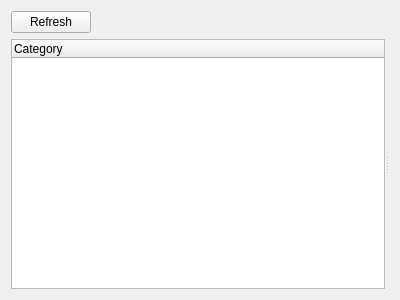
<?xml version="1.0" encoding="UTF-8"?>
<ui version="4.0">
 <class>CameraAdvancedParamsWidget</class>
 <widget class="QWidget" name="CameraAdvancedParamsWidget">
  <property name="geometry">
   <rect>
    <x>0</x>
    <y>0</y>
    <width>400</width>
    <height>300</height>
   </rect>
  </property>
  <layout class="QVBoxLayout" name="verticalLayout" stretch="0,1">
   <item>
    <layout class="QHBoxLayout" name="horizontalLayout" stretch="0,0,1">
     <item>
      <widget class="QPushButton" name="loadButton">
       <property name="text">
        <string>Refresh</string>
       </property>
      </widget>
     </item>
     <item>
      <spacer name="horizontalSpacer">
       <property name="orientation">
        <enum>Qt::Horizontal</enum>
       </property>
       <property name="sizeHint" stdset="0">
        <size>
         <width>40</width>
         <height>20</height>
        </size>
       </property>
      </spacer>
     </item>
     <item>
      <widget class="QnProgressWidget" name="progressWidget" native="true"/>
     </item>
    </layout>
   </item>
   <item>
    <widget class="QSplitter" name="splitter">
     <property name="orientation">
      <enum>Qt::Horizontal</enum>
     </property>
     <property name="childrenCollapsible">
      <bool>false</bool>
     </property>
     <widget class="QTreeWidget" name="groupsWidget">
      <column>
       <property name="text">
        <string>Category</string>
       </property>
      </column>
     </widget>
     <widget class="QStackedWidget" name="contentsWidget"/>
    </widget>
   </item>
  </layout>
 </widget>
 <customwidgets>
  <customwidget>
   <class>QnProgressWidget</class>
   <extends>QWidget</extends>
   <header location="global">ui/widgets/common/progress_widget.h</header>
   <container>1</container>
  </customwidget>
 </customwidgets>
 <resources/>
 <connections/>
</ui>
